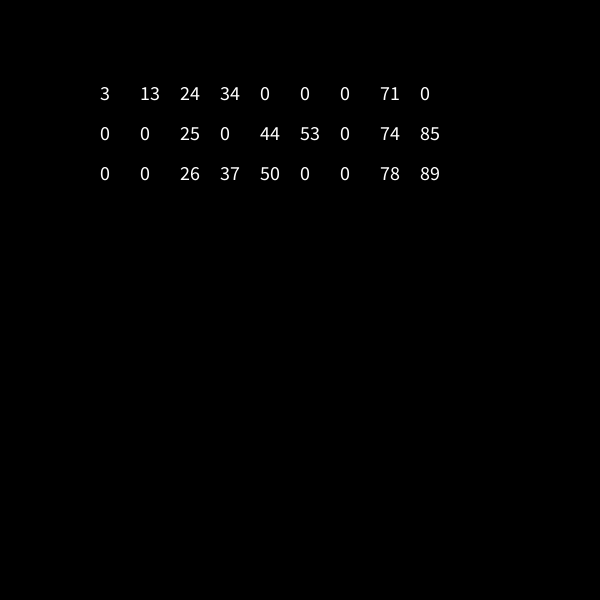
Frame 1 (no input)
Frame 60 (the mouse pressed at the canvas centre just before this capture): identical to frame 1, image omitted
Frame 120 (the mouse held since frame 60 and released just before this capture): identical to frame 1, image omitted

The Processing sketch that drew this single still picture (run headless with seeded random() and noise(); from frame 60 on, the mouse is pressed at the canvas centre):

// Processing sketch: BingoPlade_update_2_0
// ── BingoPlade_update_2_0.pde
import java.util.Arrays; //<>// //<>//

// Array til at lave kolonne
int[] kolonne = new int[3];

// 2D Array som svarer til vores bingo plade. 9 kolonner og 3 rækker
int[][] bingoPlade = new int[9][3];


void setup() {
  size (600, 600);
  textSize(20);

  //funktionen findTreTal returnerer en kolonne med tre tal. En bingoPlade består af 9 kolonner - get it? :)

  // ****Lav en lykke som kan gentages 9 gange. Her starter din løkke


  // start med at finde tre tal
  for (int i =0; i < bingoPlade.length; i ++) {
    kolonne = findTreTal(i);
    while (findEns(kolonne)) {
      kolonne = findTreTal(i);
    }


    // sorter kolonne stigende
    kolonne = sorter(kolonne);

    // **** put kolonne i bingPlade[i] det gør du her
    bingoPlade[i] = kolonne;

    // her slutter din løkke
  }

  int []nuller = new int[4];
  for (int i =0; i<3; i++) {
     nuller =findFireTal();
     
    while (findEns(nuller)) {
      nuller =findFireTal();
      nuller = sorter (nuller);
    }
    for (int j =0; j<nuller.length; j++) {
      bingoPlade[nuller[j]][i]=0;
    }
  }

  // her printer jeg bingopladen til consol
  for (int i=0; i<bingoPlade.length; i++) {
    println("-------");
    printArray(bingoPlade[i]);
  }
  println();
}
void draw() {
  background(0, 0, 0);
  udskriv();
}

int[] findTreTal(int faktor) {
  int[] tal = new int[3];
  for (int i=0; i < 3; i++) {
    // vi ganger faktor med 10 for at få 10'er 20'er etc
    tal[i]  = (int)random(1, 11)+faktor*10 ;
  }
  return tal;
}

int[] findFireTal() {
  int[] tal = new int[4];
  for (int i=0; i < tal.length; i++) {
    tal[i]  = (int)random (0, 9);
  }
  return tal;
}

int[] sorter(int[] tal) {
  int i=0;
  //for (int i =0; i <tal.length-1; i++) {
  while (i<tal.length-1) {
    if (tal[i]>tal[i+1]) {
      int temp = tal[i];
      tal[i]=tal[i+1];
      tal[i+1]=temp;
      i=0;
    } else {
      i++;
    }
  }
  return tal;
}

boolean findEns(int[] tal) {
  boolean notAlike = false;
  // find og ret dubletter
  for (int i =0; i<tal.length; i++) {
    for (int j=i+1; j<tal.length; j++) {
      if (tal[i] == tal[j]) {
        notAlike = true;
      }
    }
  }
  return notAlike;
}




void udskriv() {

  // udskriv bingoPlade
  // ****gentag så jænge i er mindre end ni
  // ****gentag så jænge j er mindre end 3
  // ****text(string,x-værdi+10*i,y-værdi+10*j);
  for (int i =0; i<bingoPlade.length; i++) {
    for (int j =0; j<bingoPlade[i].length; j++) {
      text(bingoPlade[i][j], 100+i*40, 100+j*40);
    }
  }
}
